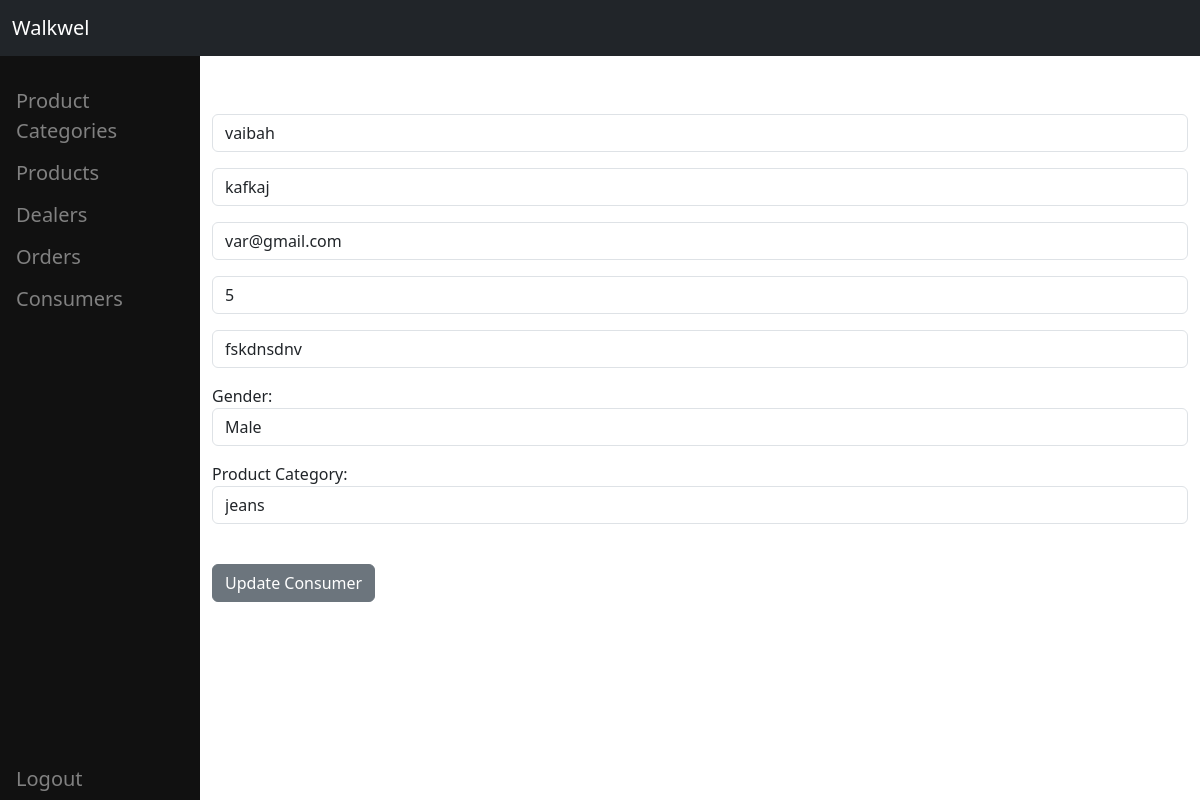
The app's page /update_consumer/var@gmail.com (signed in) with its own data.
### website/models.py (models this page shows, shortened)
class Consumer(models.Model):
    fname=models.CharField(max_length=20)
    lname=models.CharField(max_length=20)
    email=models.EmailField(primary_key=True)
    contact=models.IntegerField()
    address=models.CharField(max_length=400)
    gender_choices = [
        ('M', 'Male'),
        ('F', 'Female'),
        ('O', 'Other'),
    ]
    gender = models.CharField(max_length=1, choices=gender_choices)
    product_categories = models.ForeignKey(ProductCategory,on_delete=models.CASCADE, to_field='name')

### website/views.py (the view)
# urls.py: path('update_consumer/<str:pk>', views.update_consumer, name='update-consumer'),
def update_consumer(request, pk):
    if request.user.is_authenticated:
        current_consumer = Consumer.objects.get(pk=pk)
        form = addconsumerform(request.POST or None, instance=current_consumer)
        if request.method == "POST":
            if form.is_valid():
                form.save()
                messages.success(request, "Consumer Has Been Updated!")
                return redirect('consumer-list')
        return render(request, 'update_consumer.html', {'form': form, 'consumers': [current_consumer]})
    else:
        messages.success(request, "You Must Be Logged In...")
        return redirect('home')

### website/models.py (called while the page is built)
    def __str__(self):
        return self.name

### website/templates/update_consumer.html (shortened to what this page needs)
{% extends 'base.html' %}
{% block content %}
    <form method="POST" >
        {% for consumer in consumers %}
            {{ form.as_p }}
        {% endfor %}
        <br/>
        <button type="submit" class="btn btn-secondary">Update Consumer</button>
    </form>
{% endblock %}

### website/templates/base.html (style rules this page uses)
body { padding-top: 90px; padding-left:200px; }

### records on screen
Consumer: fname "vaibah", lname "kafkaj", email "var@gmail.com", contact "5", address "fskdnsdnv", gender "Male", product_categories "jeans"
